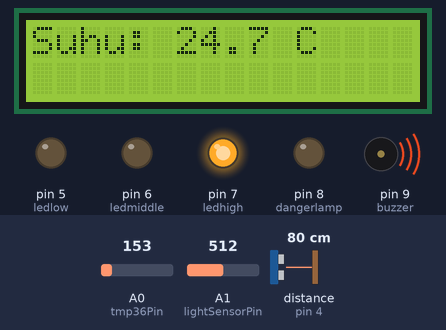
Bench run of a sketch on a simulated Arduino Uno, built with avr-gcc and run on an emulated ATmega328P. On the bench: 16×2 character LCD, output pins drawn as LEDs (lit = HIGH), buzzer (waves = sounding). Wiring (inferred from the names in the program): ultrasonic range finder: trigger pin 3; echo pin 4. The test bench sets the inputs (shaded band); at power-on: A1 (lightSensorPin) = 512, distance to the obstacle (sensor on pin 4) 80 cm, A0 (tmp36Pin) = 153. The echo pulse lasts 58.3 µs per cm; pins used as bus, display or sensor lines are not drawn.

Above: at 3.6 s.
3.7 s: A1 (lightSensorPin) set to 537
At 6.4 s:
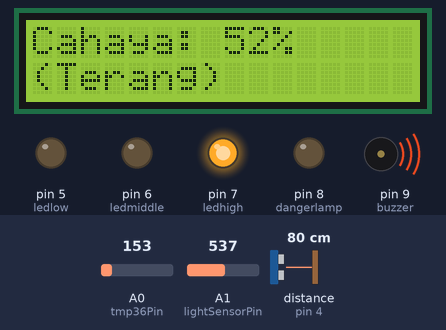
6.7 s: distance to the obstacle (sensor on pin 4) set to 2 cm
At 9.5 s:
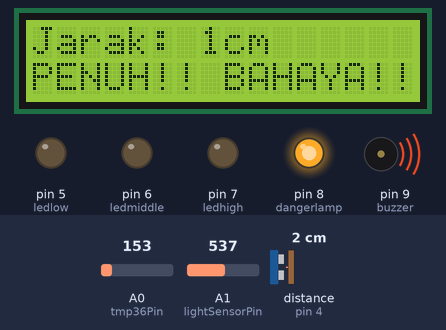
9.7 s: distance to the obstacle (sensor on pin 4) set to 250 cm
At 10.9 s:
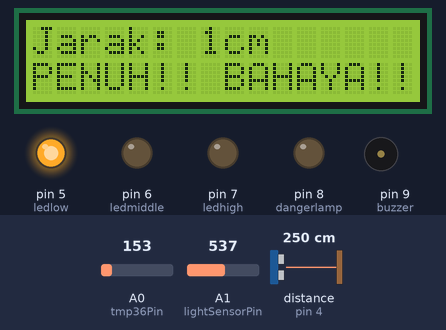
12.7 s: A1 (lightSensorPin) set to 511
At 15.5 s:
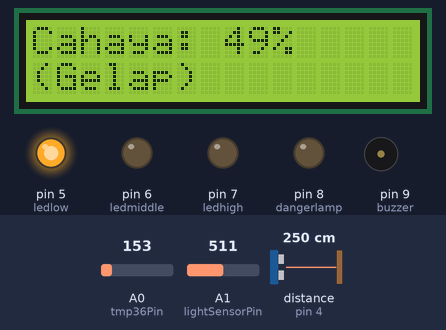
15.7 s: distance to the obstacle (sensor on pin 4) set to 60 cm
At 18.5 s:
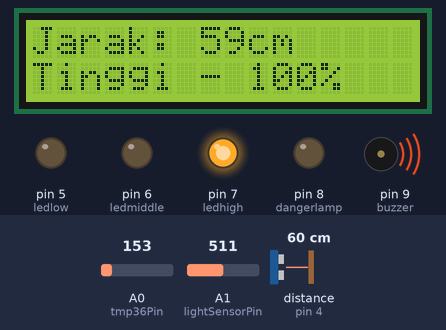
18.7 s: A0 (tmp36Pin) set to 165
At 21.5 s:
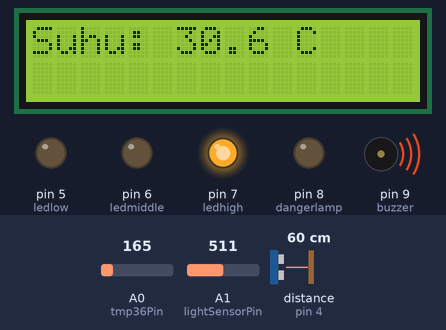
Timing chart, 0 to 22.7 s (numbered marks = the images above; inputs shaded):
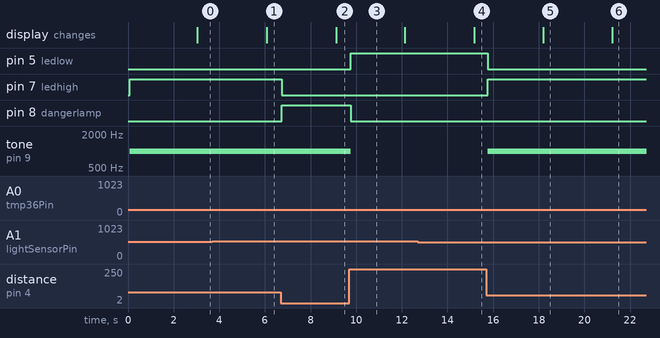

Measured:
- the behaviour switches between 521 and 522 on A1 (lightSensorPin) (found by bisection; images 0 and 1)
- after the input at 3.7 s, the display: changes after 2.4 s (image 1)
- after the input at 6.7 s, pin 7 (ledhigh): HIGH → LOW at once; pin 8 (dangerlamp): LOW → HIGH at once; the display: changes after 2.4 s (image 2)
- after the input at 9.7 s, pin 5 (ledlow): LOW → HIGH after 0.06 s; pin 8 (dangerlamp): HIGH → LOW after 0.06 s; tone on pin 9 (buzzer): 1000 Hz → silent after 0.06 s
- after the input at 12.7 s, the display: changes after 2.5 s (image 4)
- after the input at 15.7 s, pin 5 (ledlow): HIGH → LOW after 0.06 s; pin 7 (ledhigh): LOW → HIGH after 0.06 s; tone on pin 9 (buzzer): silent → 1000 Hz after 0.06 s; the display: changes after 2.5 s (image 5)
- after the input at 18.7 s, the display: changes after 2.5 s (image 6)

The sketch:

flood_warning.ino
```cpp
#include <Adafruit_LiquidCrystal.h>
Adafruit_LiquidCrystal lcd(0);

// === PIN SETUP ===
#define trigpin 3
#define echopin 4
int ledlow = 5;
int ledmiddle = 6;
int ledhigh = 7;
int buzzer = 9;
int dangerlamp = 8;

// === TIMER LCD ===
unsigned long previousMillis = 0;
int screenMode = 0;
const unsigned long intervalJarak = 3000;
const unsigned long intervalSuhu = 3000;
const unsigned long intervalCahaya = 3000;

// === INPUT SUHU & CAHAYA ===
#define tmp36Pin A0
#define lightSensorPin A1

// === TONE BUZZER NON-BLOCKING ===
int tone1 = 0, dur1 = 0, tone2 = 0, dur2 = 0;
unsigned long patternStart = 0;
bool tonePhase = true;

void setup() {
  Serial.begin(9600);
  lcd.begin(16, 2);
  pinMode(trigpin, OUTPUT);
  pinMode(echopin, INPUT);
  pinMode(ledlow, OUTPUT);
  pinMode(ledmiddle, OUTPUT);
  pinMode(ledhigh, OUTPUT);
  pinMode(buzzer, OUTPUT);
  pinMode(dangerlamp, OUTPUT);
}

void loop() {
  long distance = getDistance();
  float suhu = getSuhu();
  int cahaya = analogRead(lightSensorPin);

  float skor = fuzzySugeno(distance);
  updateIndikator(skor);

  showLCD(distance, suhu, cahaya);
  delay(50);

  updateTone(); // Pastikan buzzer tetap berjalan non-blocking
}

// === AMBIL JARAK ULTRASONIK ===
long getDistance() {
  digitalWrite(trigpin, LOW); delayMicroseconds(2);
  digitalWrite(trigpin, HIGH); delayMicroseconds(10);
  digitalWrite(trigpin, LOW);
  long duration = pulseIn(echopin, HIGH, 30000);
  if (duration == 0) return 999; // error sensor
  return (duration / 2) / 29.1;
}

// === SUHU TMP36 ===
float getSuhu() {
  int analogValue = analogRead(tmp36Pin);
  float voltage = analogValue * (5.0 / 1024.0);
  return (voltage - 0.5) * 100.0;
}

// === FUZZY SUGENO DARI JARAK  ===
float fuzzySugeno(long jarak) {
  if (jarak == 999) return 0;
  float mu[6] = {0};
  float z[6]  = {100, 80, 60, 40, 20, 10}; // Output untuk masing-masing fuzzy set

  // Pendek
  if (jarak <= 0) mu[0] = 1;
  else if (jarak > 0 && jarak < 50) mu[0] = (50 - jarak) / 50.0;
  else mu[0] = 0;

  // Cukup Dekat
  if (jarak >= 50 && jarak < 75) mu[1] = (jarak - 50) / 25.0;
  else if (jarak >= 75 && jarak < 100) mu[1] = (100 - jarak) / 25.0;
  else mu[1] = 0;

  // Sedang
  if (jarak >= 100 && jarak < 125) mu[2] = (jarak - 100) / 25.0;
  else if (jarak >= 125 && jarak < 150) mu[2] = (150 - jarak) / 25.0;
  else mu[2] = 0;

  // Agak Jauh
  if (jarak >= 150 && jarak < 175) mu[3] = (jarak - 150) / 25.0;
  else if (jarak >= 175 && jarak < 200) mu[3] = (200 - jarak) / 25.0;
  else mu[3] = 0;

  // Jauh
  if (jarak >= 200 && jarak < 240) mu[4] = (jarak - 200) / 40.0;
  else if (jarak >= 240 && jarak < 280) mu[4] = (280 - jarak) / 40.0;
  else mu[4] = 0;

  // Sangat Jauh
  if (jarak >= 280 && jarak < 305) mu[5] = (jarak - 280) / 25.0;
  else if (jarak >= 305) mu[5] = 1;
  else mu[5] = 0;

  float atas = 0, bawah = 0;
  for (int i = 0; i < 6; i++) {
    atas += mu[i] * z[i];
    bawah += mu[i];
  }
  if (bawah == 0) return 0;
  return atas / bawah;
}

// === OUTPUT BERDASARKAN SKOR ===
void updateIndikator(float skor) {
  digitalWrite(ledlow, LOW);
  digitalWrite(ledmiddle, LOW);
  digitalWrite(ledhigh, LOW);
  noTone(buzzer);
  tone1 = tone2 = dur1 = dur2 = 0; // Reset pola buzzer
  digitalWrite(dangerlamp, LOW);

  if (skor >= 90) {
    digitalWrite(dangerlamp, HIGH);
    tonePattern(1000, 100, 1500, 100);
  } else if (skor >= 70) {
    digitalWrite(ledhigh, HIGH);
    tonePattern(1000, 300, 0, 50);
  } else if (skor >= 60) {
    digitalWrite(ledhigh, HIGH);
    tonePattern(800, 300, 0, 50);
  } else if (skor >= 35) {
    digitalWrite(ledmiddle, HIGH);
  } else {
    digitalWrite(ledlow, HIGH);
  }
}

// === NON-BLOCKING BUZZER PATTERN ===
void tonePattern(int t1, int d1, int t2, int d2) {
  tone1 = t1; dur1 = d1;
  tone2 = t2; dur2 = d2;
  patternStart = millis();
  tonePhase = true;
  if (t1 > 0) tone(buzzer, t1);
  else noTone(buzzer);
}

void updateTone() {
  if (tone1 == 0 && tone2 == 0) return;
  unsigned long now = millis();
  if (tonePhase && now - patternStart >= dur1) {
    patternStart = now;
    tonePhase = false;
    if (tone2 > 0) tone(buzzer, tone2);
    else noTone(buzzer);
  }
  else if (!tonePhase && now - patternStart >= dur2) {
    patternStart = now;
    tonePhase = true;
    if (tone1 > 0) tone(buzzer, tone1);
    else noTone(buzzer);
  }
}

// === LCD TAMPIKAN NILAI DAN STATUS ===
void showLCD(long distance, float suhu, int cahaya) {
  unsigned long now = millis();
  unsigned long interval = (screenMode == 0) ? intervalJarak :
                           (screenMode == 1) ? intervalSuhu :
                           intervalCahaya;

  if (now - previousMillis >= interval) {
    previousMillis = now;
    screenMode = (screenMode + 1) % 3;
    lcd.clear();

    if (screenMode == 0) {
      lcd.setCursor(0, 0);
      lcd.print("Jarak: ");
      if (distance == 999) lcd.print("Err");
      else lcd.print(distance);
      lcd.print("cm");

      lcd.setCursor(0, 1);
      if (distance <= 50) lcd.print("PENUH!! BAHAYA!!");
      else if (distance <= 100) lcd.print("Tinggi - 100%");
      else if (distance <= 150) lcd.print("Tinggi - 80%");
      else if (distance <= 200) lcd.print("Sedang - 60%");
      else if (distance <= 280) lcd.print("Rendah - 40%");
      else lcd.print("Rendah - 20%");
    }
    else if (screenMode == 1) {
      lcd.setCursor(0, 0);
      lcd.print("Suhu: ");
      lcd.print(suhu, 1);
      lcd.print(" C");
    }
    else if (screenMode == 2) {
      int persenCahaya = map(cahaya, 0, 1023, 0, 100);
      lcd.setCursor(0, 0);
      lcd.print("Cahaya: ");
      lcd.print(persenCahaya);
      lcd.print("%");

      lcd.setCursor(0, 1);
      if (persenCahaya > 50) lcd.print("(Terang)");
      else lcd.print("(Gelap)");
    }
  }
}
```
